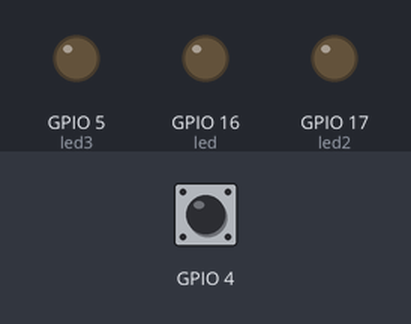
A sketch run on a simulated ESP32. Shown: output pins drawn as LEDs (lit = HIGH). Dashed ring = blinking. The inputs (shaded band) are chosen by the test bench; at power-on: GPIO 4 HIGH. What the sketch prints to the serial monitor is not drawn.

Above: at 2.2 s.
2.3 s: GPIO 4 pulled LOW for 0.15 s
At 3.2 s:
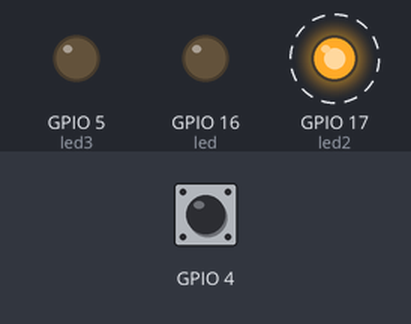
5.4 s: GPIO 4 pulled LOW for 1 s
At 5.8 s:
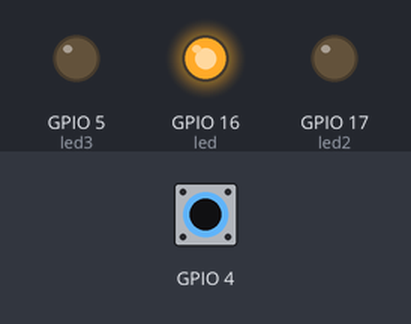
8.9 s: GPIO 4 pulled LOW for 3.2 s
At 10.3 s:
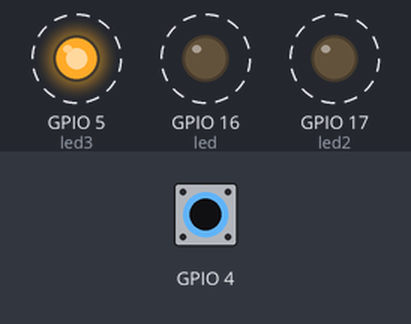
Timing chart, 0 to 14.4 s (numbered marks = the images above; inputs shaded):
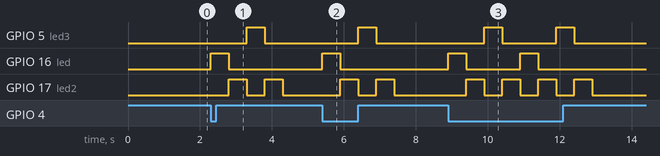

Measured:
- after the input at 2.3 s, GPIO 5 (led3): LOW → HIGH after 1.0 s, → LOW 0.50 s later; GPIO 16 (led): LOW → HIGH at once, → LOW 0.50 s later; GPIO 17 (led2): alternates HIGH for 0.50 s and LOW for 0.50 s, 4 changes in all, then stays LOW, starting after 0.50 s
- after the input at 5.4 s, GPIO 5 (led3): LOW → HIGH after 1.0 s, → LOW 0.50 s later; GPIO 16 (led): LOW → HIGH at once, → LOW 0.50 s later; GPIO 17 (led2): alternates HIGH for 0.50 s and LOW for 0.50 s, 4 changes in all, then stays LOW, starting after 0.50 s
- after the input at 8.9 s, GPIO 5 (led3): alternates HIGH for 0.50 s and LOW for 1.5 s, 4 changes in all, then stays LOW, starting after 1.0 s; GPIO 16 (led): alternates HIGH for 0.50 s and LOW for 1.5 s, 4 changes in all, then stays LOW, starting at once

The sketch:

touch_5.ino
```cpp
// AISYAH NURUL AINI               (4.31.21.0.03)
// BRIAN RAHMADITYA                (4.31.21.0.09)
// SABRINA VIRRY TALITHA MEIRILLA  (4.31.21.0.23)
// ESP32 Touch Test
// Just test touch pin - Touch0 is T0 which is on GPIO 4.
const int led = 16;
const int led2 = 17;
const int led3 = 5;
int hitung=0;
int kondisiled;

void setup() {
  Serial.begin(115200);
  delay(1000); // give me time to bring up serial monitor
  Serial.println("ESP32 Touch Test");
  pinMode (led, OUTPUT);
  pinMode (led2, OUTPUT);
  pinMode (led3, OUTPUT);
}
void loop() {
  kondisiled = led;
  if (touchRead(4) < 20) {
    digitalWrite(led, HIGH);
    delay(500);
    digitalWrite(led, LOW);
    digitalWrite(led2, HIGH);
    delay(500);
    digitalWrite(led2, LOW);
    digitalWrite(led3, HIGH);
    delay(500);
    digitalWrite(led3, LOW);
    digitalWrite(led2, HIGH);
    delay(500);
    digitalWrite(led2, LOW);
  }
  else {
    digitalWrite(led, LOW);
    digitalWrite(led2, LOW);
    digitalWrite(led3, LOW);
  }
  Serial.println(hitung);
}
```
